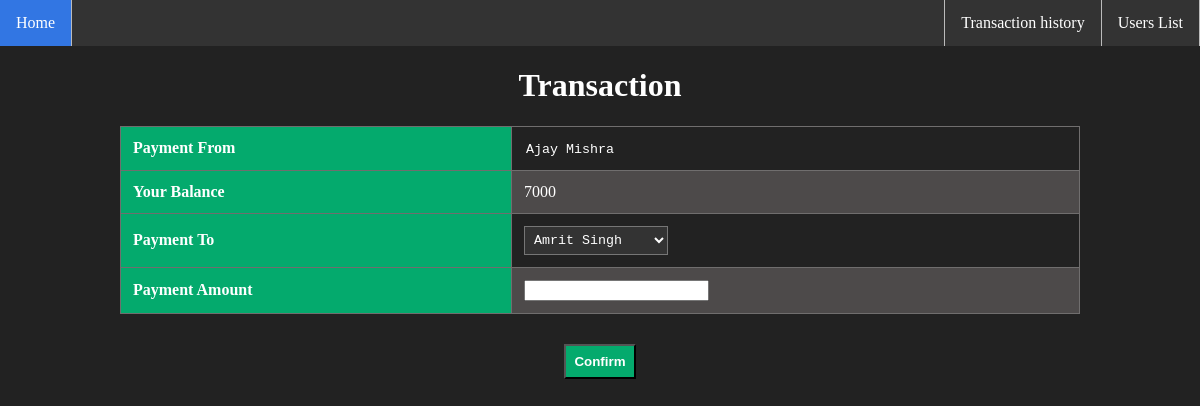
The app's page /sendto/1, older data.
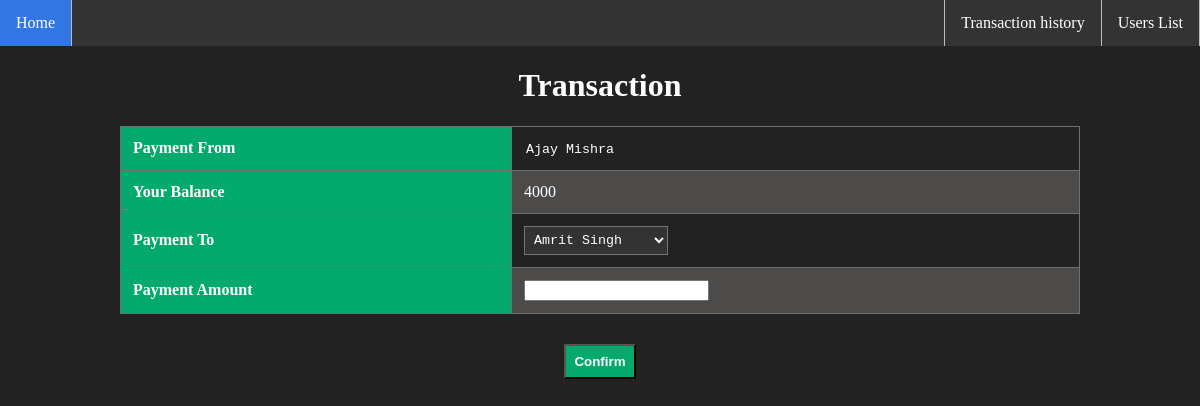
The same page, newer data.
### app/models.py (models this page shows, shortened)
class Users(models.Model):
    name=models.CharField(max_length=25)
    email=models.EmailField(max_length=225,blank=True)
    balance=models.CharField(max_length=25)

### app/views.py (the view)
# urls.py: path('sendto/<str:pk>',views.sendto,name="sendto"),
def sendto(request,pk):
    user=Users.objects.get(id=pk)
    users=Users.objects.exclude(id=pk)
    return render(request,"sendto.html",{'user':user,'allUsers':users})

### templates/sendto.html (shortened to what this page needs)
<!DOCTYPE html>
{% extends 'home.html' %}
{% block content %}
<div class="sendto">
    {% block yesorno %}
<h1>Transaction</h1>
<form action="{% url 'app:sendform' %}" method="POST">
<div  class="userListTable">
<table>
    <tr>
    <th>Payment From</th>
    <td><input name="sendfrom" style="background:transparent; color:white; font-family:monospace; border:none; readonly:true; outline:none;" value="{{user.name}}" readonly/></td>
    </tr>
    <tr>
    <th>Your Balance</th>
    <td>{{user.balance}}</td>
    </tr>
    <tr>
    <th>Payment To</th>
    <td><select class="select" name="sendto">
        {% for i in allUsers %}
        <option>{{i.name}}</option>
        {% endfor %}
        </select></td>
    </tr>
    <tr>
    <th>Payment Amount</th>
    <td><input type="search" name="amount"></td>
    </tr>
</table>
</div>
    <input type="submit" class="confirmbtn" value="Confirm"/>
    </form>
    {% endblock %}
</div>
{% endblock %}

Row changes from the older to the newer data that the page shows:
changed Users "Ajay Mishra": balance "7000" → "4000"
